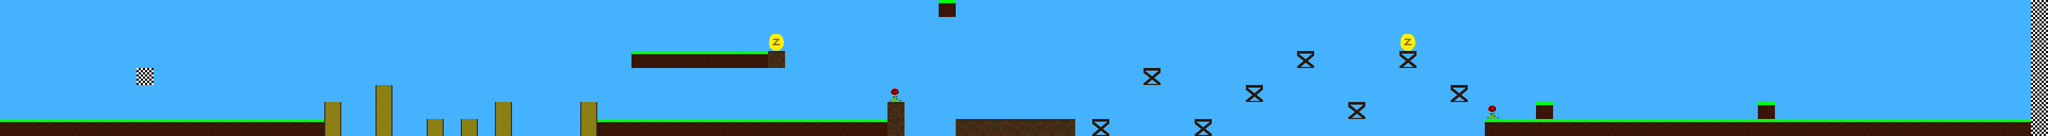

A level layout from a 2D game, rendered from its tile map. Below: a short description, then the map file with its tile-grid data intact:
An orthogonal 120x8 tile map with 32x32 px tiles, 2 tile layers (background, graphics) and 42 objects.

<map version="1.5" tiledversion="1.6.0" orientation="orthogonal" renderorder="right-down" width="120" height="8" tilewidth="32" tileheight="32" infinite="0" nextlayerid="15" nextobjectid="49">
 <tileset firstgid="1" source="set.tsx" />
 <layer id="1" name="background" width="120" height="8">
  <data encoding="csv">
1,1,1,1,1,1,1,1,1,1,1,1,1,1,1,1,1,1,1,1,1,1,1,1,1,1,1,1,1,1,1,1,1,1,1,1,1,1,1,1,1,1,1,1,1,1,1,1,1,1,1,1,1,1,1,1,1,1,1,1,1,1,1,1,1,1,1,1,1,1,1,1,1,1,1,1,1,1,1,1,1,1,1,1,1,1,1,1,1,1,1,1,1,1,1,1,1,1,1,1,1,1,1,1,1,1,1,1,1,1,1,1,1,1,1,1,1,1,1,1,
1,1,1,1,1,1,1,1,1,1,1,1,1,1,1,1,1,1,1,1,1,1,1,1,1,1,1,1,1,1,1,1,1,1,1,1,1,1,1,1,1,1,1,1,1,1,1,1,1,1,1,1,1,1,1,1,1,1,1,1,1,1,1,1,1,1,1,1,1,1,1,1,1,1,1,1,1,1,1,1,1,1,1,1,1,1,1,1,1,1,1,1,1,1,1,1,1,1,1,1,1,1,1,1,1,1,1,1,1,1,1,1,1,1,1,1,1,1,1,1,
1,1,1,1,1,1,1,1,1,1,1,1,1,1,1,1,1,1,1,1,1,1,1,1,1,1,1,1,1,1,1,1,1,1,1,1,1,1,1,1,1,1,1,1,1,1,1,1,1,1,1,1,1,1,1,1,1,1,1,1,1,1,1,1,1,1,1,1,1,1,1,1,1,1,1,1,1,1,1,1,1,1,1,1,1,1,1,1,1,1,1,1,1,1,1,1,1,1,1,1,1,1,1,1,1,1,1,1,1,1,1,1,1,1,1,1,1,1,1,1,
1,1,1,1,1,1,1,1,1,1,1,1,1,1,1,1,1,1,1,1,1,1,1,1,1,1,1,1,1,1,1,1,1,1,1,1,1,1,1,1,1,1,1,1,1,1,1,1,1,1,1,1,1,1,1,1,1,1,1,1,1,1,1,1,1,1,1,1,1,1,1,1,1,1,1,1,1,1,1,1,1,1,1,1,1,1,1,1,1,1,1,1,1,1,1,1,1,1,1,1,1,1,1,1,1,1,1,1,1,1,1,1,1,1,1,1,1,1,1,1,
1,1,1,1,1,1,1,1,1,1,1,1,1,1,1,1,1,1,1,1,1,1,1,1,1,1,1,1,1,1,1,1,1,1,1,1,1,1,1,1,1,1,1,1,1,1,1,1,1,1,1,1,1,1,1,1,1,1,1,1,1,1,1,1,1,1,1,1,1,1,1,1,1,1,1,1,1,1,1,1,1,1,1,1,1,1,1,1,1,1,1,1,1,1,1,1,1,1,1,1,1,1,1,1,1,1,1,1,1,1,1,1,1,1,1,1,1,1,1,1,
1,1,1,1,1,1,1,1,1,1,1,1,1,1,1,1,1,1,1,1,1,1,1,1,1,1,1,1,1,1,1,1,1,1,1,1,1,1,1,1,1,1,1,1,1,1,1,1,1,1,1,1,1,1,1,1,1,1,1,1,1,1,1,1,1,1,1,1,1,1,1,1,1,1,1,1,1,1,1,1,1,1,1,1,1,1,1,1,1,1,1,1,1,1,1,1,1,1,1,1,1,1,1,1,1,1,1,1,1,1,1,1,1,1,1,1,1,1,1,1,
1,1,1,1,1,1,1,1,1,1,1,1,1,1,1,1,1,1,1,1,1,1,1,1,1,1,1,1,1,1,1,1,1,1,1,1,1,1,1,1,1,1,1,1,1,1,1,1,1,1,1,1,1,1,1,1,1,1,1,1,1,1,1,1,1,1,1,1,1,1,1,1,1,1,1,1,1,1,1,1,1,1,1,1,1,1,1,1,1,1,1,1,1,1,1,1,1,1,1,1,1,1,1,1,1,1,1,1,1,1,1,1,1,1,1,1,1,1,1,1,
1,1,1,1,1,1,1,1,1,1,1,1,1,1,1,1,1,1,1,1,1,1,1,1,1,1,1,1,1,1,1,1,1,1,1,1,1,1,1,1,1,1,1,1,1,1,1,1,1,1,1,1,1,1,1,1,1,1,1,1,1,1,1,1,1,1,1,1,1,1,1,1,1,1,1,1,1,1,1,1,1,1,1,1,1,1,1,1,1,1,1,1,1,1,1,1,1,1,1,1,1,1,1,1,1,1,1,1,1,1,1,1,1,1,1,1,1,1,1,1
</data>
 </layer>
 <layer id="2" name="graphics" width="120" height="8">
  <data encoding="csv">
0,0,0,0,0,0,0,0,0,0,0,0,0,0,0,0,0,0,0,0,0,0,0,0,0,0,0,0,0,0,0,0,0,0,0,0,0,0,0,0,0,0,0,0,0,0,0,0,0,0,0,0,0,0,0,3,0,0,0,0,0,0,0,0,0,0,0,0,0,0,0,0,0,0,0,0,0,0,0,0,0,0,0,0,0,0,0,0,0,0,0,0,0,0,0,0,0,0,0,0,0,0,0,0,0,0,0,0,0,0,0,0,0,0,0,0,0,0,0,12,
0,0,0,0,0,0,0,0,0,0,0,0,0,0,0,0,0,0,0,0,0,0,0,0,0,0,0,0,0,0,0,0,0,0,0,0,0,0,0,0,0,0,0,0,0,0,0,0,0,0,0,0,0,0,0,0,0,0,0,0,0,0,0,0,0,0,0,0,0,0,0,0,0,0,0,0,0,0,0,0,0,0,0,0,0,0,0,0,0,0,0,0,0,0,0,0,0,0,0,0,0,0,0,0,0,0,0,0,0,0,0,0,0,0,0,0,0,0,0,12,
0,0,0,0,0,0,0,0,0,0,0,0,0,0,0,0,0,0,0,0,0,0,0,0,0,0,0,0,0,0,0,0,0,0,0,0,0,0,0,0,0,0,0,0,0,5,0,0,0,0,0,0,0,0,0,0,0,0,0,0,0,0,0,0,0,0,0,0,0,0,0,0,0,0,0,0,0,0,0,0,0,0,5,0,0,0,0,0,0,0,0,0,0,0,0,0,0,0,0,0,0,0,0,0,0,0,0,0,0,0,0,0,0,0,0,0,0,0,0,12,
0,0,0,0,0,0,0,0,0,0,0,0,0,0,0,0,0,0,0,0,0,0,0,0,0,0,0,0,0,0,0,0,0,0,0,0,0,3,3,3,3,3,3,3,3,7,0,0,0,0,0,0,0,0,0,0,0,0,0,0,0,0,0,0,0,0,0,0,0,0,0,0,0,0,0,0,6,0,0,0,0,0,6,0,0,0,0,0,0,0,0,0,0,0,0,0,0,0,0,0,0,0,0,0,0,0,0,0,0,0,0,0,0,0,0,0,0,0,0,12,
0,0,0,0,0,0,0,0,12,0,0,0,0,0,0,0,0,0,0,0,0,0,0,0,0,0,0,0,0,0,0,0,0,0,0,0,0,0,0,0,0,0,0,0,0,0,0,0,0,0,0,0,0,0,0,0,0,0,0,0,0,0,0,0,0,0,0,6,0,0,0,0,0,0,0,0,0,0,0,0,0,0,0,0,0,0,0,0,0,0,0,0,0,0,0,0,0,0,0,0,0,0,0,0,0,0,0,0,0,0,0,0,0,0,0,0,0,0,0,12,
0,0,0,0,0,0,0,0,0,0,0,0,0,0,0,0,0,0,0,0,0,0,2,0,0,0,0,0,0,0,0,0,0,0,0,0,0,0,0,0,0,0,0,0,0,0,0,0,0,0,0,0,11,0,0,0,0,0,0,0,0,0,0,0,0,0,0,0,0,0,0,0,0,6,0,0,0,0,0,0,0,0,0,0,0,6,0,0,0,0,0,0,0,0,0,0,0,0,0,0,0,0,0,0,0,0,0,0,0,0,0,0,0,0,0,0,0,0,0,12,
0,0,0,0,0,0,0,0,0,0,0,0,0,0,0,0,0,0,0,2,0,0,2,0,0,0,0,0,0,2,0,0,0,0,2,0,0,0,0,0,0,0,0,0,0,0,0,0,0,0,0,0,7,0,0,0,0,0,0,0,0,0,0,0,0,0,0,0,0,0,0,0,0,0,0,0,0,0,0,6,0,0,0,0,0,0,0,11,0,0,3,0,0,0,0,0,0,0,0,0,0,0,0,3,0,0,0,0,0,0,0,0,0,0,0,0,0,0,0,12,
3,3,3,3,3,3,3,3,3,3,3,3,3,3,3,3,3,3,3,2,0,0,2,0,0,2,0,2,0,2,0,0,0,0,2,3,3,3,3,3,3,3,3,3,3,3,3,3,3,3,3,3,7,0,0,0,7,7,7,7,7,7,7,0,6,0,0,0,0,0,6,0,0,0,0,0,0,0,0,0,0,0,0,0,0,0,0,3,3,3,3,3,3,3,3,3,3,3,3,3,3,3,3,3,3,3,3,3,3,3,3,3,3,3,3,3,3,3,3,12
</data>
 </layer>
 <objectgroup id="3" name="coins">
  <object id="29" x="1440" y="64" width="32" height="32" />
  <object id="30" x="2624" y="64" width="32" height="32" />
 </objectgroup>
 <objectgroup id="4" name="ground">
  <object id="3" x="0" y="224" width="608" height="32" />
  <object id="4" x="608" y="192" width="32" height="64" />
  <object id="5" x="704" y="160" width="32" height="96" />
  <object id="6" x="800" y="224" width="32" height="32" />
  <object id="7" x="864" y="224" width="32" height="32" />
  <object id="9" x="1088" y="192" width="32" height="64" />
  <object id="10" x="1120" y="224" width="544" height="32" />
  <object id="11" x="1184" y="96" width="256" height="32" />
  <object id="12" x="1760" y="0" width="32" height="32" />
  <object id="16" x="3296" y="192" width="32" height="32" />
  <object id="17" x="2880" y="192" width="32" height="32" />
  <object id="18" x="2048" y="224" width="32" height="32" />
  <object id="19" x="2144" y="128" width="32" height="32" />
  <object id="20" x="2240" y="224" width="32" height="32" />
  <object id="21" x="2336" y="160" width="32" height="32" />
  <object id="22" x="2432" y="96" width="32" height="32" />
  <object id="23" x="2528" y="192" width="32" height="32" />
  <object id="24" x="2624" y="96" width="32" height="32" />
  <object id="25" x="2720" y="160" width="32" height="32" />
  <object id="33" x="2784" y="224" width="1024" height="32" />
  <object id="35" x="928" y="192" width="32" height="64" />
 </objectgroup>
 <objectgroup id="5" name="badground">
  <object id="13" x="1664" y="192" width="32" height="64" />
  <object id="34" x="1440" y="96" width="32" height="32" />
  <object id="41" x="1792" y="224" width="32" height="32" />
  <object id="42" x="1824" y="224" width="32" height="32" />
  <object id="43" x="1856" y="224" width="32" height="32" />
  <object id="44" x="1888" y="224" width="32" height="32" />
  <object id="45" x="1920" y="224" width="32" height="32" />
  <object id="46" x="1952" y="224" width="32" height="32" />
  <object id="47" x="1984" y="224" width="32" height="32" />
 </objectgroup>
 <objectgroup id="11" name="brokenground" />
 <objectgroup id="8" name="knights">
  <object id="26" x="480" y="192" width="32" height="32" />
  <object id="27" x="1376" y="192" width="32" height="32" />
  <object id="28" x="1536" y="192" width="32" height="32" />
 </objectgroup>
 <objectgroup id="6" name="demonic_ground" />
 <objectgroup id="7" name="red_ground" />
 <objectgroup id="9" name="droyers">
  <object id="2" x="1760" y="32" width="32" height="32" />
 </objectgroup>
 <objectgroup id="12" name="redrose">
  <object id="38" x="2784" y="192" width="32" height="32" />
  <object id="40" x="1664" y="160" width="32" height="32" />
 </objectgroup>
 <objectgroup id="10" name="smalldeaths">
  <object id="31" x="3264" y="192" width="32" height="32" />
  <object id="32" x="3552" y="192" width="32" height="32" />
 </objectgroup>
 <objectgroup id="14" name="finish">
  <object id="37" x="3808" y="0" width="32" height="256" />
  <object id="48" x="256" y="128" width="32" height="32" />
 </objectgroup>
</map>